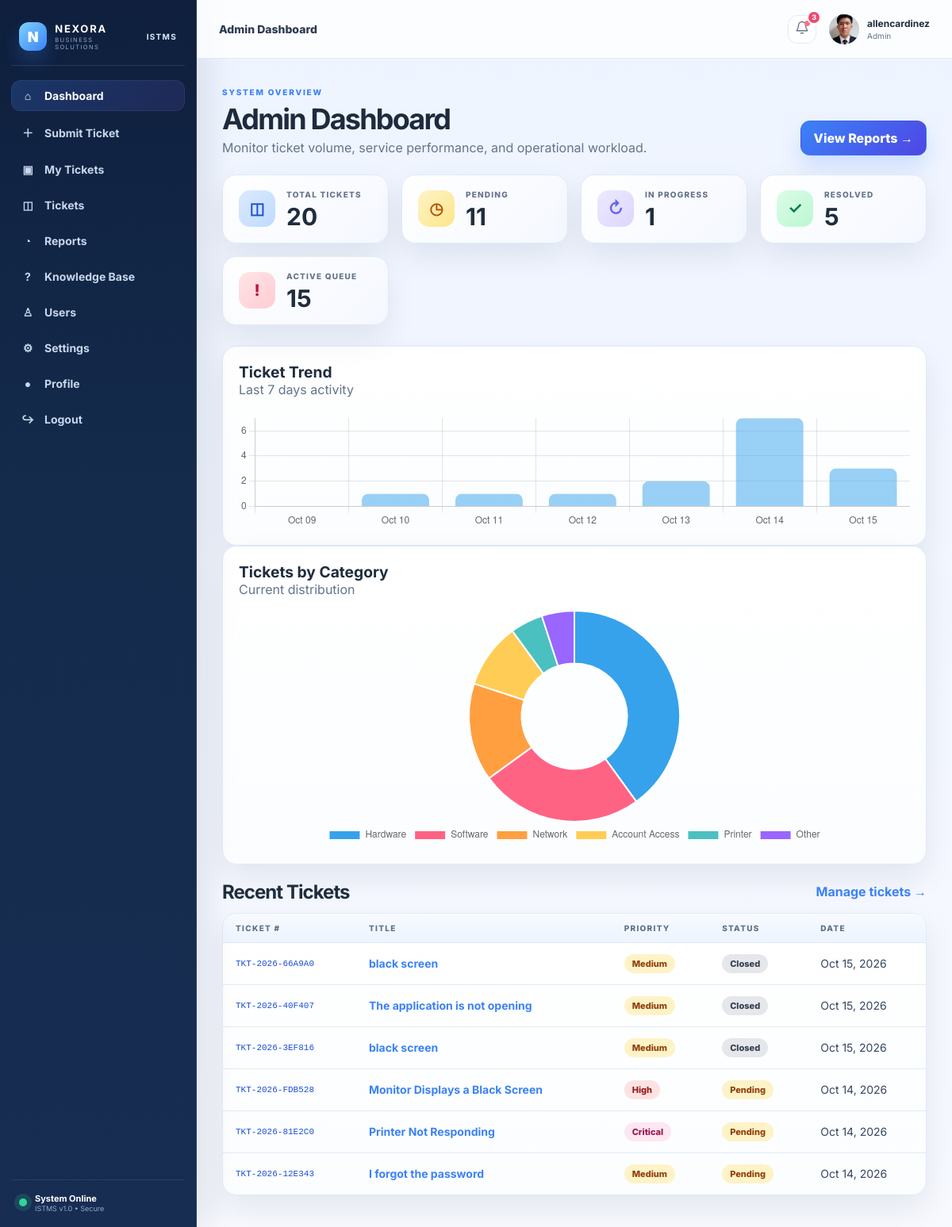
/dashboard/ (signed in), run on the app's committed database.
### tickets/models.py (models this page shows, shortened)
class Profile(models.Model):
    DEPARTMENT_CHOICES = [
        ("Information Technology", "Information Technology"),
        ("IT Support Services", "IT Support Services"),
        ("Network and Infrastructure", "Network and Infrastructure"),
        ("Human Resources", "Human Resources"),
        ("Operations", "Operations"),
    ]
    ROLE_CHOICES = [
        ("user", "User"),
        ("admin", "Admin"),
    ]
    user = models.OneToOneField(User, on_delete=models.CASCADE)
    role = models.CharField(max_length=20, choices=ROLE_CHOICES, default="user")
    department = models.CharField(max_length=100, blank=True, choices=DEPARTMENT_CHOICES)
    user_identifier = models.CharField(max_length=50, blank=True, verbose_name="User ID")
    avatar_initials = models.CharField(max_length=5, blank=True)
    profile_picture = models.FileField(upload_to="profile_pictures/", blank=True)
    def get_role_display(self):
        return "Admin" if self.role in {"admin", "manager"} or self.user.is_superuser else "User"

class Ticket(models.Model):
    PRIORITIES = [
        ("low", "Low"),
        ("medium", "Medium"),
        ("high", "High"),
        ("critical", "Critical"),
    ]
    STATUSES = [
        ("pending", "Pending"),
        ("assigned", "Assigned"),
        ("in_progress", "In Progress"),
        ("resolved", "Resolved"),
        ("closed", "Closed"),
    ]
    ticket_number = models.CharField(max_length=30, unique=True, blank=True)
    title = models.CharField(max_length=200)
    description = models.TextField()
    category = models.ForeignKey(Category, on_delete=models.PROTECT)
    issue_type = models.CharField(max_length=120, blank=True)
    priority = models.CharField(max_length=20, choices=PRIORITIES, default="medium")
    status = models.CharField(max_length=20, choices=STATUSES, default="pending")
    submitted_by = models.ForeignKey(User, on_delete=models.CASCADE, related_name="submitted_tickets")
    assigned_to = models.ForeignKey(User, on_delete=models.SET_NULL, null=True, blank=True, related_name="assigned_tickets")
    device_system = models.CharField(max_length=120, blank=True)
    location = models.CharField(max_length=150, blank=True)
    attachment = models.FileField(upload_to="ticket_files/", blank=True, null=True)
    resolution = models.TextField(blank=True)
    created_at = models.DateTimeField(auto_now_add=True)
    updated_at = models.DateTimeField(auto_now=True)
    resolved_at = models.DateTimeField(null=True, blank=True)
    class Meta:
        ordering = ["-created_at"]

### tickets/views.py (the view)
# urls.py: path("dashboard/", views.dashboard, name="dashboard"),
@login_required
def dashboard(request):
    r = role(request)
    if r == "user":
        qs = Ticket.objects.filter(submitted_by=request.user)
        stats = {
            "total": qs.count(),
            "pending": qs.filter(status="pending").count(),
            "progress": qs.filter(status="in_progress").count(),
            "resolved": qs.filter(status__in=["resolved", "closed"]).count(),
        }
        recent = qs[:5]
        template = "tickets/dashboard_employee.html"
    else:
        qs = Ticket.objects.all()
        today = timezone.localdate()
        trend_days = [today - timedelta(days=offset) for offset in range(6, -1, -1)]
        daily_totals = {
            item["day"]: item["total"]
            for item in qs.filter(created_at__date__range=(trend_days[0], today))
            .annotate(day=TruncDate("created_at"))
            .values("day")
            .annotate(total=Count("id"))
        }
        trend = [
            {"date": day.isoformat(), "label": day.strftime("%b %d"), "total": daily_totals.get(day, 0)}
            for day in trend_days
        ]
        stats = {
            "total": qs.count(),
            "pending": qs.filter(status="pending").count(),
            "progress": qs.filter(status="in_progress").count(),
            "resolved": qs.filter(status__in=["resolved", "closed"]).count(),
            "overdue": qs.filter(status__in=["pending", "assigned", "in_progress"]).count(),
        }
        recent = qs.select_related("submitted_by", "assigned_to", "category")[:6]
        category_stats = list(Category.objects.annotate(total=Count("ticket")).values("id", "name", "total"))
        template = "tickets/dashboard_admin.html"
        return render(request, template, {
            "stats": stats,
            "recent": recent,
            "category_stats": category_stats,
            "trend": trend,
            "role": r,
        })
    return render(request, template, {"stats": stats, "recent": recent, "role": r})

### tickets/context_processors.py (called while the page is built)
def notification_context(request):
    if not request.user.is_authenticated:
        return {"notifications": [], "unread_notification_count": 0}
    user_notifications = request.user.notifications.select_related("ticket", "ticket__submitted_by")
    return {
        "notifications": user_notifications[:8],
        "unread_notification_count": user_notifications.filter(read_at__isnull=True).count(),
    }

### tickets/views.py (called while the page is built)
def role(request):
    stored_role = getattr(getattr(request.user, "profile", None), "role", "user")
    return "admin" if stored_role in {"admin", "manager"} or request.user.is_superuser else "user"

### tickets/templates/tickets/dashboard_admin.html (shortened to what this page needs)
{% extends 'tickets/base.html' %}{% block title %}Admin Dashboard{% endblock %}{% block page_label %}Admin Dashboard{% endblock %}
{% block content %}
<div class="page-heading"><div><span class="eyebrow">SYSTEM OVERVIEW</span><h1>Admin Dashboard</h1><p>Monitor ticket volume, service performance, and operational workload.</p></div><a class="btn primary" href="{% url 'reports' %}">View Reports →</a></div>
<div class="stat-grid five">
<a class="stat-card" href="{% url 'all_tickets' %}"><span class="stat-icon blue">◫</span><div><small>Total Tickets</small><strong>{{ stats.total }}</strong></div></a>
<a class="stat-card" href="{% url 'all_tickets' %}?status=pending"><span class="stat-icon amber">◷</span><div><small>Pending</small><strong>{{ stats.pending }}</strong></div></a>
<a class="stat-card" href="{% url 'all_tickets' %}?status=in_progress"><span class="stat-icon purple">↻</span><div><small>In Progress</small><strong>{{ stats.progress }}</strong></div></a>
<a class="stat-card" href="{% url 'all_tickets' %}?status=resolved"><span class="stat-icon green">✓</span><div><small>Resolved</small><strong>{{ stats.resolved }}</strong></div></a>
<a class="stat-card" href="{% url 'all_tickets' %}?status=active"><span class="stat-icon red">!</span><div><small>Active Queue</small><strong>{{ stats.overdue }}</strong></div></a>
</div>
<div class="two-col">
<div class="panel"><div class="panel-head"><div><h2>Ticket Trend</h2><p>Last 7 days activity</p></div></div><div class="chart-wrap"><canvas id="trendChart"></canvas></div></div>
<div class="panel"><div class="panel-head"><div><h2>Tickets by Category</h2><p>Current distribution</p></div></div><div class="chart-wrap"><canvas id="categoryChart"></canvas></div></div>
</div>
<div class="section-head"><div><h2>Recent Tickets</h2></div><a class="text-link" href="{% url 'all_tickets' %}">Manage tickets →</a></div>
<div class="table-card"><table><thead><tr><th>Ticket #</th><th>Title</th><th>Priority</th><th>Status</th><th>Date</th></tr></thead><tbody>{% for t in recent %}<tr><td class="mono"><a href="{% url 'ticket_detail' t.pk %}">{{t.ticket_number}}</a></td><td><a class="table-link" href="{% url 'ticket_detail' t.pk %}"><strong>{{t.title}}</strong></a></td><td><a href="{% url 'all_tickets' %}?priority={{t.priority}}"><span class="badge {{t.priority}}">{{t.get_priority_display}}</span></a></td><td><a href="{% url 'all_tickets' %}?status={{t.status}}"><span class="status {{t.status}}">{{t.get_status_display}}</span></a></td><td><a href="{% url 'all_tickets' %}?created_on={{t.created_at|date:'Y-m-d'}}">{{t.created_at|date:"M d, Y"}}</a></td></tr>{% empty %}<tr><td colspan="5" class="empty">No tickets have been submitted yet.</td></tr>{% endfor %}</tbody></table></div>
{% endblock %}
{% block scripts %}
<script>
const ticketListUrl = "{% url 'all_tickets' %}";
const trendData = JSON.parse(document.getElementById('trend-data').textContent);
const categoryData = JSON.parse(document.getElementById('category-data').textContent);
new Chart(document.getElementById('categoryChart'), {type:'doughnut',data:{labels:categoryData.map(item=>item.name),datasets:[{data:categoryData.map(item=>item.total)}]},options:{responsive:true,maintainAspectRatio:false,plugins:{legend:{position:'bottom'}},onClick:(event,elements)=>{if(elements.length){const category=categoryData[elements[0].index];window.location.href=`${ticketListUrl}?category=${category.id}`;}}}});
new Chart(document.getElementById('trendChart'), {type:'bar',data:{labels:trendData.map(item=>item.label),datasets:[{label:'Tickets',data:trendData.map(item=>item.total),borderRadius:8}]},options:{responsive:true,maintainAspectRatio:false,plugins:{legend:{display:false}},scales:{y:{beginAtZero:true,ticks:{precision:0}}},onClick:(event,elements)=>{if(elements.length){const day=trendData[elements[0].index];window.location.href=`${ticketListUrl}?created_on=${day.date}`;}}}});
</script>
{% endblock %}

### tickets/templates/tickets/base.html (shortened to what this page needs)
{% load static %}
<!DOCTYPE html>
<html lang="en">
<head>
<link rel="stylesheet" href="{% static 'tickets/css/style.css' %}?v=10">
</head>
<body>
<div class="app-shell">
  <aside class="sidebar" id="sidebar">
    <div class="brand">
      <div class="brand-mark">N</div>
      <div><strong>NEXORA</strong><span>BUSINESS SOLUTIONS</span></div>
      <b class="brand-divider">ISTMS</b>
    </div>
    <nav class="nav">
      <a href="{% url 'dashboard' %}" class="{% if request.resolver_match.url_name == 'dashboard' %}active{% endif %}"><span>⌂</span>Dashboard</a>
      <a href="{% url 'submit_ticket' %}" class="{% if request.resolver_match.url_name == 'submit_ticket' %}active{% endif %}"><span>＋</span>Submit Ticket</a>
      <a href="{% url 'my_tickets' %}" class="{% if request.resolver_match.url_name == 'my_tickets' %}active{% endif %}"><span>▣</span>My Tickets</a>
      {% if request.user.profile.role == 'admin' or request.user.profile.role == 'manager' or request.user.is_superuser %}
      <a href="{% url 'all_tickets' %}" class="{% if request.resolver_match.url_name == 'all_tickets' %}active{% endif %}"><span>◫</span>Tickets</a>
      {% endif %}
      {% if request.user.profile.role == 'admin' or request.user.profile.role == 'manager' or request.user.is_superuser %}
      <a href="{% url 'reports' %}" class="{% if request.resolver_match.url_name == 'reports' %}active{% endif %}"><span>◔</span>Reports</a>
      {% endif %}
      <a href="{% url 'knowledge_base' %}" class="{% if request.resolver_match.url_name == 'knowledge_base' %}active{% endif %}"><span>?</span>Knowledge Base</a>
      {% if request.user.profile.role == 'admin' or request.user.profile.role == 'manager' or request.user.is_superuser %}
      <a href="{% url 'user_management' %}" class="{% if request.resolver_match.url_name == 'user_management' %}active{% endif %}"><span>♙</span>Users</a>
      <a href="{% url 'settings_page' %}" class="{% if request.resolver_match.url_name == 'settings_page' %}active{% endif %}"><span>⚙</span>Settings</a>
      {% endif %}
      <a href="{% url 'profile' %}" class="{% if request.resolver_match.url_name == 'profile' %}active{% endif %}"><span>●</span>Profile</a>
      <a href="{% url 'logout' %}"><span>↪</span>Logout</a>
    </nav>
    <div class="sidebar-footer">
      <div class="mini-status"></div>
      <div><strong>System Online</strong><small>ISTMS v1.0 • Secure</small></div>
    </div>
  </aside>
  <main class="main">
    <header class="topbar">
      <div class="top-title">{% block page_label %}IT Support Management{% endblock %}</div>
      <div class="top-actions">
        <div class="notification-wrap" id="notificationWrap" data-feed-url="{% url 'notifications_feed' %}">
          <button class="icon-btn notification-toggle" id="notificationToggle" type="button" title="Notifications" aria-label="Notifications" aria-expanded="false" aria-controls="notificationPanel">
            <svg viewBox="0 0 24 24" width="18" height="18" fill="none" stroke="currentColor" stroke-width="1.8" stroke-linecap="round" stroke-linejoin="round" aria-hidden="true"><path d="M18 8a6 6 0 0 0-12 0c0 7-3 7-3 9h18c0-2-3-2-3-9"/><path d="M10 21h4"/></svg>
            <i id="notificationDot"{% if not unread_notification_count %} hidden{% endif %}></i>
            <span class="notification-count" id="notificationCount"{% if not unread_notification_count %} hidden{% endif %}>{{ unread_notification_count }}</span>
          </button>
        </div>
        <a class="user-menu" href="{% url 'profile_edit' %}" aria-label="Edit your profile" title="Edit profile">
          {% if request.user.profile.profile_picture %}<img class="avatar" src="{{ request.user.profile.profile_picture.url }}" alt="Profile picture">{% else %}<div class="avatar">{{ request.user.first_name|first|default:request.user.username|first|upper }}{{ request.user.last_name|first|upper }}</div>{% endif %}
          <div class="user-meta"><strong>{{ request.user.get_full_name|default:request.user.username }}</strong><span>{{ request.user.profile.get_role_display }}</span></div>
        </a>
      </div>
    </header>
    <section class="content">
      {% block content %}{% endblock %}
    </section>
  </main>
</div>
{% block scripts %}{% endblock %}
</body>
</html>

### data on the page
Ticket: ticket_number "TKT-2026-66A9A0", title "black screen", priority "Medium", status "Closed", created_at "Oct 15, 2026"
Ticket: ticket_number "TKT-2026-40F407", title "The application is not opening", priority "Medium", status "Closed", created_at "Oct 15, 2026"
Ticket: ticket_number "TKT-2026-3EF816", title "black screen", priority "Medium", status "Closed", created_at "Oct 15, 2026"
Ticket: ticket_number "TKT-2026-FDB528", title "Monitor Displays a Black Screen", priority "High", status "Pending", created_at "Oct 14, 2026"
Ticket: ticket_number "TKT-2026-81E2C0", title "Printer Not Responding", priority "Critical", status "Pending", created_at "Oct 14, 2026"
Ticket: ticket_number "TKT-2026-12E343", title "I forgot the password", priority "Medium", status "Pending", created_at "Oct 14, 2026"

### other printed values
{{ unread_notification_count }} "3"
{{ request.user.get_full_name|default:request.user.username }} "allencardinez"
{{ request.user.profile.get_role_display }} "Admin"
{{ stats.total }} "20"
{{ stats.pending }} "11"
{{ stats.progress }} "1"
{{ stats.resolved }} "5"
{{ stats.overdue }} "15"
